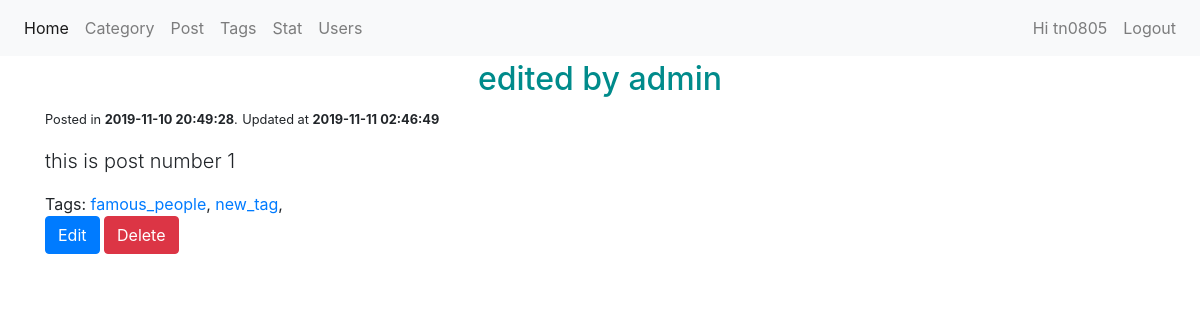
Page /admin/index.php?m=posts&a=view&id=11 (signed in) on the earlier database version.
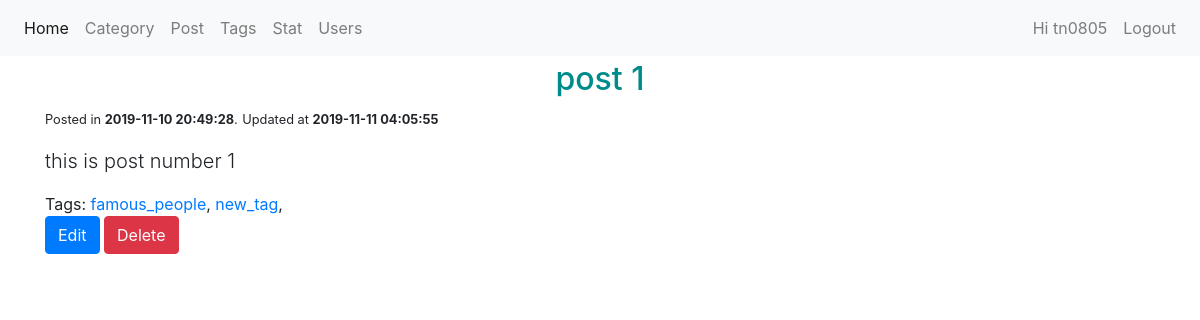
Same page on the later database version.
### tables this page shows
CREATE TABLE `posts` (
  `id` int(11) NOT NULL,
  `post_title` varchar(255) NOT NULL,
  `content` text DEFAULT NULL,
  `category_id` int(11) NOT NULL,
  `user_id` int(11) NOT NULL,
  `tag_id` int(11) NOT NULL,
  `created_at` timestamp NULL DEFAULT NULL,
  `updated_at` timestamp NULL DEFAULT NULL
);

### admin/modules/posts/view.php (the view, shortened to what this page needs)
<?php
	$id = !empty($_GET['id']) ? $_GET['id'] : 0;
	$query = mysqli_query($conn, "SELECT * FROM posts WHERE id = $id");
	$post = mysqli_fetch_assoc($query);
	$tags = mysqli_query($conn,"SELECT tags.tag_id,tags.tag_name as 'tag_name' FROM posts_tags pt JOIN tags ON pt.tag_id = tags.tag_id WHERE pt.post_id = $id");
	$user_id = $post['user_id'];
 ?>
<h2 class="text-center" style="color:darkcyan"><?= $post['post_title']; ?></h2>
<div class="container">
	<p><small>Posted in <b><?= $post['created_at'] ?></b>.</small><?php if(!empty($post['updated_at'])) : ?>
	<small>Updated at <b><?= $post['updated_at'] ?></b></small>
	<?php endif; ?>
	 </p>
	<p class="lead">
	  <?= $post['content']; ?>
	</p>
	<div>Tags: <?php foreach ($tags as $tag) : ?>
		<a href="index.php?m=tags&a=view&id=<?= $tag['tag_id']; ?>"><?= $tag['tag_name'] ?></a>,
<?php endforeach; ?>
    </div>
    <?php if($login['id'] == $user_id || $login['level'] == 1) : ?>
	<a href="index.php?m=posts&a=edit&id=<?= $post['id']; ?>" class="btn btn-primary">Edit</a>
    <a href="index.php?m=posts&a=delete&id=<?= $post['id']; ?>" class="btn btn-danger" onclick="return confirm('Delete?')" >Delete</a></td>
<?php endif; ?>
</div>

Differences in the rows shown:
changed posts "this is post number 1": post_title "edited by admin" → "post 1"; updated_at "2019-11-11 02:46:49" → "2019-11-11 04:05:55"
